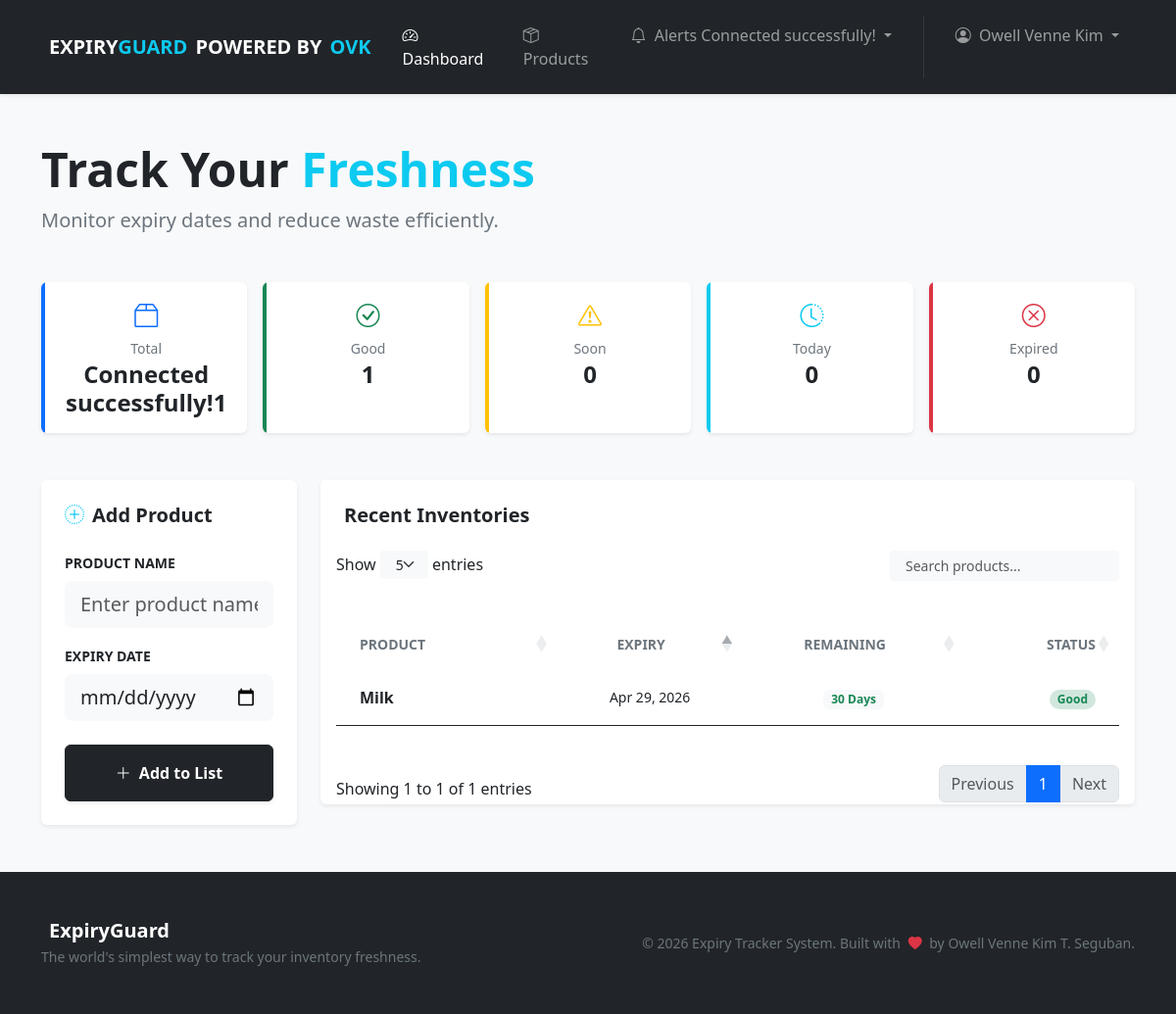
The app's page /index.php (signed in) with its own data.
### tables this page shows
CREATE TABLE `products` (
  `product_id` int(11) NOT NULL,
  `user_id` varchar(50) DEFAULT NULL,
  `product_name` varchar(255) NOT NULL,
  `expiry_date` date NOT NULL,
  `created_at` timestamp NOT NULL DEFAULT current_timestamp()
);

### index.php (the view, shortened to what this page needs)
<?php
include 'includes/header.php';
?>
<div class="container py-5">
    <div class="row align-items-center mb-5">
        <div class="col-lg-6 col-7">
            <h1 class="display-5 fw-bold text-dark mb-2">Track Your <span class="text-info">Freshness</span></h1>
            <p class="lead text-secondary mb-0">Monitor expiry dates and reduce waste efficiently.</p>
        </div>
    </div>
    <div class="row g-3 mb-5">
        <div class="col-md">
            <a href="product.php" class="text-decoration-none">
                <div class="card border-0 shadow-sm h-100 overflow-hidden">
                    <div class="card-body p-3 border-start border-4 border-primary text-center">
                        <i class="bi bi-box2 text-primary fs-4 mb-2 d-block"></i>
                        <h6 class="text-secondary fw-normal small mb-1">Total</h6>
                        <h4 class="mb-0 fw-bold">
                            <?php
                            include 'config/dbconn.php';
                            $user_id = $_SESSION['auth_user']['user_id'];
                            $total_sql = "SELECT product_id FROM products WHERE user_id = '$user_id'";
                            $total_res = mysqli_query($conn, $total_sql);
                            echo mysqli_num_rows($total_res);
                            ?>
                        </h4>
                    </div>
                </div>
            </a>
        </div>
        <div class="col-md">
            <a href="product.php?filter=Good" class="text-decoration-none">
                <div class="card border-0 shadow-sm h-100 overflow-hidden">
                    <div class="card-body p-3 border-start border-4 border-success text-center">
                        <i class="bi bi-check-circle text-success fs-4 mb-2 d-block"></i>
                        <h6 class="text-secondary fw-normal small mb-1">Good</h6>
                        <h4 class="mb-0 fw-bold">
                            <?php
                            $good_sql = "SELECT product_id FROM products WHERE user_id = '$user_id' AND expiry_date > DATE_ADD(CURDATE(), INTERVAL 7 DAY)";
                            $good_res = mysqli_query($conn, $good_sql);
                            echo mysqli_num_rows($good_res);
                            ?>
                        </h4>
                    </div>
                </div>
            </a>
        </div>
        <div class="col-md">
            <a href="product.php?filter=Expiring Soon" class="text-decoration-none">
                <div class="card border-0 shadow-sm h-100 overflow-hidden">
                    <div class="card-body p-3 border-start border-4 border-warning text-center">
                        <i class="bi bi-exclamation-triangle text-warning fs-4 mb-2 d-block"></i>
                        <h6 class="text-secondary fw-normal small mb-1">Soon</h6>
                        <h4 class="mb-0 fw-bold">
                            <?php
                            $soon_sql = "SELECT product_id FROM products WHERE user_id = '$user_id' AND expiry_date BETWEEN DATE_ADD(CURDATE(), INTERVAL 1 DAY) AND DATE_ADD(CURDATE(), INTERVAL 7 DAY)";
                            $soon_res = mysqli_query($conn, $soon_sql);
                            echo mysqli_num_rows($soon_res);
                            ?>
                        </h4>
                    </div>
                </div>
            </a>
        </div>
        <div class="col-md">
            <a href="product.php?filter=Today" class="text-decoration-none">
                <div class="card border-0 shadow-sm h-100 overflow-hidden">
                    <div class="card-body p-3 border-start border-4 border-info text-center">
                        <i class="bi bi-clock-history text-info fs-4 mb-2 d-block"></i>
                        <h6 class="text-secondary fw-normal small mb-1">Today</h6>
                        <h4 class="mb-0 fw-bold">
                            <?php
                            $today_sql = "SELECT product_id FROM products WHERE user_id = '$user_id' AND expiry_date = CURDATE()";
                            $today_res = mysqli_query($conn, $today_sql);
                            echo mysqli_num_rows($today_res);
                            ?>
                        </h4>
                    </div>
                </div>
            </a>
        </div>
        <div class="col-md">
            <a href="product.php?filter=Expired" class="text-decoration-none">
                <div class="card border-0 shadow-sm h-100 overflow-hidden">
                    <div class="card-body p-3 border-start border-4 border-danger text-center">
                        <i class="bi bi-x-circle text-danger fs-4 mb-2 d-block"></i>
                        <h6 class="text-secondary fw-normal small mb-1">Expired</h6>
                        <h4 class="mb-0 fw-bold">
                            <?php
                            $expired_sql = "SELECT product_id FROM products WHERE user_id = '$user_id' AND expiry_date < CURDATE()";
                            $expired_res = mysqli_query($conn, $expired_sql);
                            echo mysqli_num_rows($expired_res);
                            ?>
                        </h4>
                    </div>
                </div>
            </a>
        </div>
    </div>
    <div class="row g-4">
        <div class="col-xl-3 d-none d-lg-block">
            <div class="card border-0 shadow-sm sticky-top" style="top: 100px;">
                <div class="card-body p-4">
                    <h5 class="fw-bold mb-4 text-dark">
                        <i class="bi bi-plus-circle-dotted me-2 text-info"></i>Add Product
                    </h5>
                    <form class="needs-validation" action="controller/ProductController.php" method="POST">
                        <div class="mb-3">
                            <label class="form-label fw-semibold small text-uppercase">Product Name</label>
                            <input type="text" name="product_name" class="form-control form-control-lg bg-light border-0 shadow-none px-3" placeholder="Enter product name">
                        </div>
                        <div class="mb-4">
                            <label class="form-label fw-semibold small text-uppercase">Expiry Date</label>
                            <input type="date" name="expiry_date" class="form-control form-control-lg bg-light border-0 shadow-none px-3">
                        </div>
                        <button type="submit" name="add_product_btn" class="btn btn-dark w-100 py-3 fw-bold shadow-sm">
                            <i class="bi bi-plus-lg me-2"></i>Add to List
                        </button>
                    </form>
                </div>
            </div>
        </div>
        <div class="col-xl-9 col-12">
            <div class="card border-0 shadow-sm overflow-hidden">
                <div class="card-header bg-white border-0 py-4 px-4">
                    <h5 class="fw-bold mb-0 text-dark">Recent Inventories</h5>
                </div>
                <div class="table-responsive">
                    <table id="recentTable" class="table table-hover align-middle mb-0 p-3">
                        <thead class="bg-light border-0">
                            <tr>
                                <th class="ps-4 border-0 py-3 text-secondary small text-uppercase">Product</th>
                                <th class="border-0 py-3 text-secondary small text-uppercase text-center">Expiry</th>
                                <th class="border-0 py-3 text-secondary small text-uppercase text-center">Remaining</th>
                                <th class="border-0 py-3 text-secondary small text-uppercase text-end pe-4">Status</th>
                            </tr>
                        </thead>
                        <tbody class="border-0">
                            <?php
                            $recent_sql = "SELECT * FROM products WHERE user_id = '$user_id' ORDER BY created_at DESC LIMIT 5";
                            $recent_res = mysqli_query($conn, $recent_sql);
                            if (!function_exists('getStatusInfo')) {
                                function getStatusInfo($expiry_date) {
                                    $today = new DateTime('today');
                                    $expiry = new DateTime($expiry_date);
                                    $interval = $today->diff($expiry);
                                    $days = (int)$interval->format("%r%a");
                                    return ['status' => 'Good', 'class' => 'bg-success-subtle text-success', 'days' => $days];
                                }
                            }
                            if (mysqli_num_rows($recent_res) > 0) {
                                while ($row = mysqli_fetch_assoc($recent_res)) {
                                    $status = getStatusInfo($row['expiry_date']);
                                    ?>
                                    <tr class="border-0">
                                        <td class="ps-4 py-3">
                                            <div class="fw-bold"><?= htmlspecialchars($row['product_name']) ?></div>
                                        </td>
                                        <td class="text-center small"><?= date('M d, Y', strtotime($row['expiry_date'])) ?></td>
                                        <td class="text-center">
                                            <span class="badge bg-light <?= $status['days'] < 0 ? 'text-danger' : ($status['days'] <= 7 ? 'text-warning' : 'text-success') ?> fw-bold small">
                                                <?= $status['days'] ?> Days
                                            </span>
                                        </td>
                                        <td class="text-end pe-4">
                                            <span class="badge rounded-pill <?= $status['class'] ?> px-2 py-1 small">
                                                <?= $status['status'] ?>
                                            </span>
                                        </td>
                                    </tr>
                                    <?php
                                }
                            }
                            ?>
                        </tbody>
                    </table>
                </div>
            </div>
        </div>
    </div>
</div>
<?php include 'includes/footer.php'; ?>

### includes/navbar.php (style rules this page uses)
body { padding-bottom: 70px !important; }
@media (min-width: 992px) { body { padding-bottom: 0 !important; } }

### records on screen
products: product_name "Milk", expiry_date "Apr 29, 2026", expiry_date "30", expiry_date "Good"

### other values on screen
$_SESSION['auth_user']['first_name'] "Owell Venne Kim"
mysqli_num_rows($total_res) "1"
mysqli_num_rows($good_res) "1"
mysqli_num_rows($soon_res) "0"
mysqli_num_rows($today_res) "0"
mysqli_num_rows($expired_res) "0"
